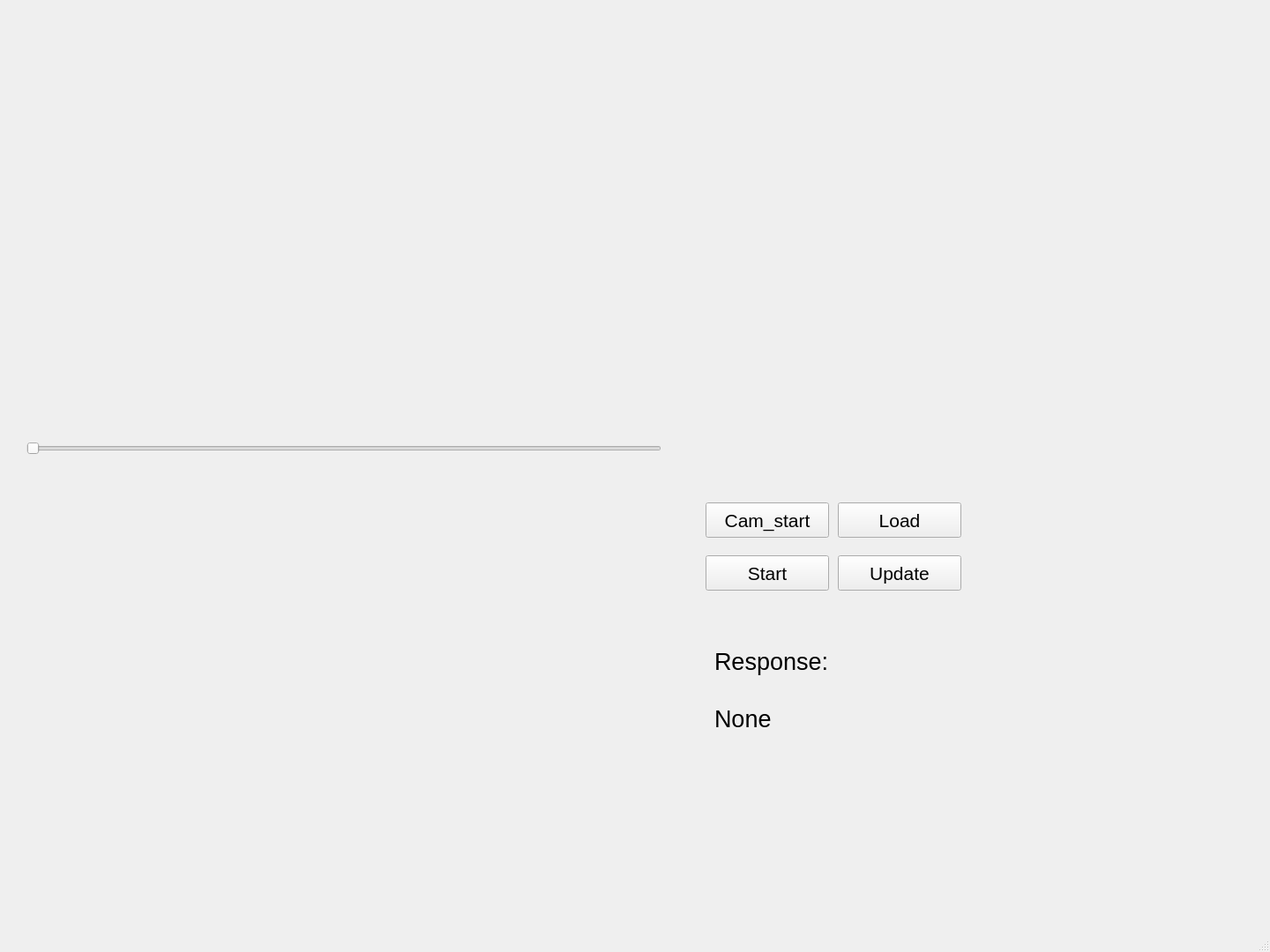
<?xml version="1.0" encoding="UTF-8"?>
<ui version="4.0">
 <class>MainWindow</class>
 <widget class="QMainWindow" name="MainWindow">
  <property name="geometry">
   <rect>
    <x>0</x>
    <y>0</y>
    <width>1440</width>
    <height>1080</height>
   </rect>
  </property>
  <property name="font">
   <font>
    <pointsize>12</pointsize>
   </font>
  </property>
  <property name="windowTitle">
   <string>MainWindow</string>
  </property>
  <widget class="QWidget" name="centralwidget">
   <widget class="QPushButton" name="pushButton_start_video">
    <property name="geometry">
     <rect>
      <x>800</x>
      <y>630</y>
      <width>140</width>
      <height>40</height>
     </rect>
    </property>
    <property name="font">
     <font>
      <pointsize>16</pointsize>
     </font>
    </property>
    <property name="text">
     <string>Start</string>
    </property>
   </widget>
   <widget class="QLabel" name="label_samplelabel">
    <property name="geometry">
     <rect>
      <x>70</x>
      <y>510</y>
      <width>111</width>
      <height>51</height>
     </rect>
    </property>
    <property name="text">
     <string/>
    </property>
   </widget>
   <widget class="QPushButton" name="pushButton_load_video">
    <property name="geometry">
     <rect>
      <x>950</x>
      <y>570</y>
      <width>140</width>
      <height>40</height>
     </rect>
    </property>
    <property name="font">
     <font>
      <pointsize>16</pointsize>
     </font>
    </property>
    <property name="text">
     <string>Load</string>
    </property>
   </widget>
   <widget class="QPushButton" name="pushButton_camstart">
    <property name="geometry">
     <rect>
      <x>800</x>
      <y>570</y>
      <width>140</width>
      <height>40</height>
     </rect>
    </property>
    <property name="font">
     <font>
      <pointsize>16</pointsize>
     </font>
    </property>
    <property name="text">
     <string>Cam_start</string>
    </property>
   </widget>
   <widget class="QLabel" name="label_poselabel">
    <property name="geometry">
     <rect>
      <x>1350</x>
      <y>750</y>
      <width>131</width>
      <height>51</height>
     </rect>
    </property>
    <property name="text">
     <string/>
    </property>
   </widget>
   <widget class="QLabel" name="label_frame_count">
    <property name="geometry">
     <rect>
      <x>480</x>
      <y>710</y>
      <width>141</width>
      <height>41</height>
     </rect>
    </property>
    <property name="text">
     <string/>
    </property>
   </widget>
   <widget class="QLabel" name="label_response">
    <property name="geometry">
     <rect>
      <x>810</x>
      <y>720</y>
      <width>181</width>
      <height>61</height>
     </rect>
    </property>
    <property name="font">
     <font>
      <pointsize>20</pointsize>
     </font>
    </property>
    <property name="text">
     <string>Response:</string>
    </property>
   </widget>
   <widget class="QLabel" name="label_response_show">
    <property name="geometry">
     <rect>
      <x>810</x>
      <y>770</y>
      <width>431</width>
      <height>91</height>
     </rect>
    </property>
    <property name="font">
     <font>
      <pointsize>20</pointsize>
     </font>
    </property>
    <property name="text">
     <string>None</string>
    </property>
   </widget>
   <widget class="QWidget" name="verticalLayoutWidget">
    <property name="geometry">
     <rect>
      <x>1190</x>
      <y>670</y>
      <width>171</width>
      <height>151</height>
     </rect>
    </property>
    <layout class="QVBoxLayout" name="Vertalayout_live"/>
   </widget>
   <widget class="QPushButton" name="pushButton_update">
    <property name="geometry">
     <rect>
      <x>950</x>
      <y>630</y>
      <width>140</width>
      <height>40</height>
     </rect>
    </property>
    <property name="font">
     <font>
      <pointsize>16</pointsize>
     </font>
    </property>
    <property name="text">
     <string>Update</string>
    </property>
   </widget>
   <widget class="QWidget" name="verticalLayoutWidget_2">
    <property name="geometry">
     <rect>
      <x>800</x>
      <y>10</y>
      <width>541</width>
      <height>481</height>
     </rect>
    </property>
    <layout class="QVBoxLayout" name="Vertalayout_video"/>
   </widget>
   <widget class="QLabel" name="QLabel_live_img">
    <property name="enabled">
     <bool>true</bool>
    </property>
    <property name="geometry">
     <rect>
      <x>20</x>
      <y>540</y>
      <width>720</width>
      <height>480</height>
     </rect>
    </property>
    <property name="text">
     <string/>
    </property>
   </widget>
   <widget class="QSlider" name="horizontalSlider">
    <property name="geometry">
     <rect>
      <x>30</x>
      <y>500</y>
      <width>720</width>
      <height>18</height>
     </rect>
    </property>
    <property name="orientation">
     <enum>Qt::Horizontal</enum>
    </property>
   </widget>
  </widget>
  <widget class="QMenuBar" name="menubar">
   <property name="geometry">
    <rect>
     <x>0</x>
     <y>0</y>
     <width>1440</width>
     <height>28</height>
    </rect>
   </property>
  </widget>
  <widget class="QStatusBar" name="statusbar"/>
 </widget>
 <resources/>
 <connections/>
</ui>
